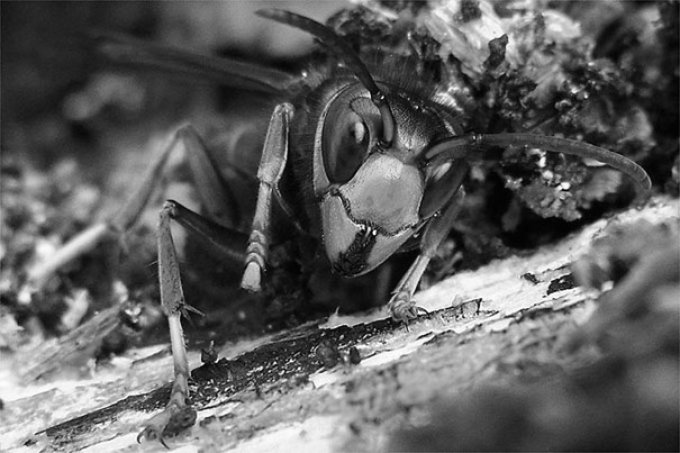
#> input picture lab02/initial data/szerszenA.png, 680 x 453 px, found by its file name; the run also reads 1 picture not shown here
$ python kontrast.py
#> lines starting #> are read from the running program, lines starting #| are printed output that depends on the picture
import numpy as np
from PIL import Image

def global_contrast(image):
    L_max = np.max(image)
    L_min = np.min(image)

    if image.dtype == np.uint8:
        g_range = 255
    else:
        g_range = L_max - L_min

    if g_range == 0:
        return 0.0

    contrast = (L_max - L_min) / g_range
    print(f'Global Contrast: {contrast:.4f}')
    return contrast

def local_contrast(image):
    M, N = image.shape

    padded_image = np.full((M+2, N+2), -1, dtype=np.int32)
    padded_image[1:M+1, 1:N+1] = image

    total_difference = 0
    for m in range(1, M+1):
        for n in range(1, N+1):
            neighborhood = padded_image[m-1:m+2, n-1:n+2]
            neighborhood = np.where(neighborhood == -1, padded_image[m, n], neighborhood)
            mean_nb = (np.sum(neighborhood) - padded_image[m, n]) / 8
            total_difference += abs(padded_image[m, n] - mean_nb)

    contrast_local = total_difference / (M * N)
    print(f'Local Contrast: {contrast_local:.4f}')
    return contrast_local

image01 = 'szerszenA.png'
image02 = 'szerszenB.png'
image03 = 'szerszenC.png'

input_image01 = Image.open(image01).convert('L')
#> input_image01 is the input picture: PIL image 680x453 L; min 0, max 255, mean 94.4
img01 = np.array(input_image01, dtype=np.uint8)
global_contrast(img01)
#> in global_contrast, `L_max = np.max(image)`: L_max = 255
#> in global_contrast, `L_min = np.min(image)`: L_min = 0
#> in global_contrast, `contrast = (L_max - L_min) / g_range`: contrast = 1
#| Global Contrast: 1.0000
local_contrast(img01)
#> in local_contrast, `padded_image[1:M+1, 1:N+1] = image`:
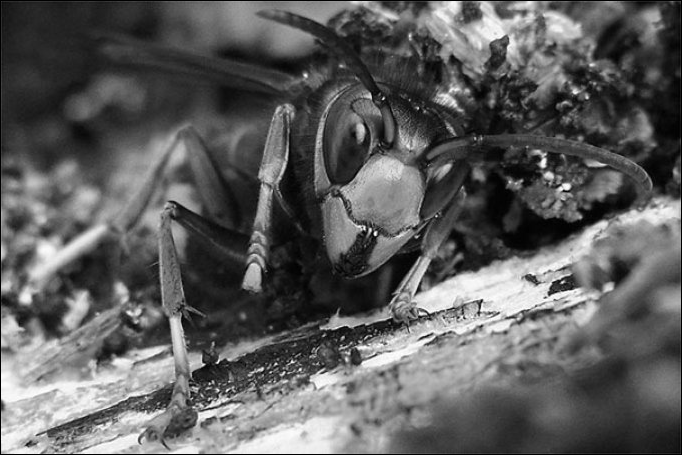
#> padded_image: shape (455, 682) int32; min -1, max 255, mean 93.7; drawn with min black and max white
#> after the loop in local_contrast, `for m in range(1, M+1):`: total_difference = 1147365.5
#> in local_contrast, `contrast_local = total_difference / (M * N)`: contrast_local = 3.72
#| Local Contrast: 3.7247

input_image02 = Image.open(image02).convert('L')
img02 = np.array(input_image02, dtype=np.uint8)
global_contrast(img02)
#| Global Contrast: 1.0000
local_contrast(img02)
#> in local_contrast (call 2), `padded_image[1:M+1, 1:N+1] = image`:
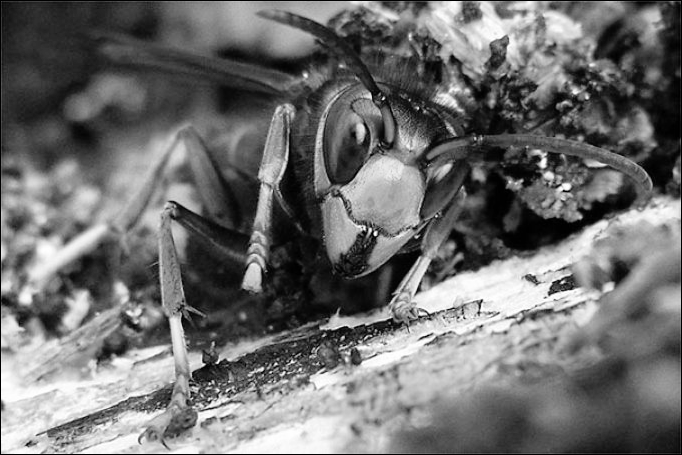
#> padded_image: shape (455, 682) int32; min -1, max 255, mean 110.6; drawn with min black and max white
#> after the loop in local_contrast (call 2), `for m in range(1, M+1):`: total_difference = 1314525
#> in local_contrast (call 2), `contrast_local = total_difference / (M * N)`: contrast_local = 4.27
#| Local Contrast: 4.2674

input_image03 = Image.open(image03).convert('L')
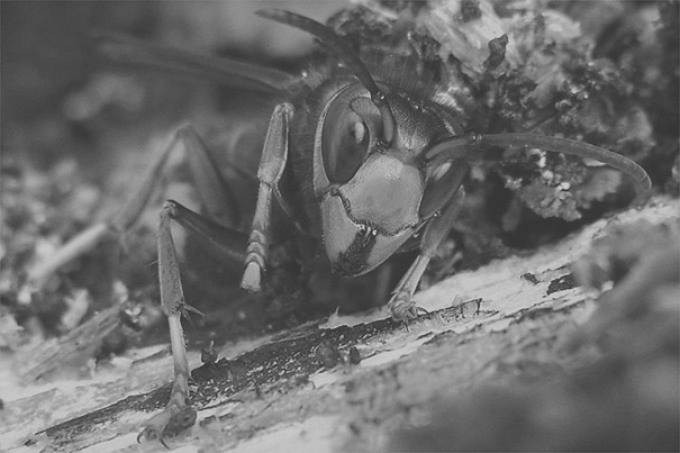
#> input picture lab02/initial data/szerszenC.png, 680 x 453 px, found by its file name
#> input_image03 is the input picture: PIL image 680x453 L; min 52, max 203, mean 108
img03 = np.array(input_image03, dtype=np.uint8)
global_contrast(img03)
#| Global Contrast: 0.5922
local_contrast(img03)
#> in local_contrast (call 3), `padded_image[1:M+1, 1:N+1] = image`:
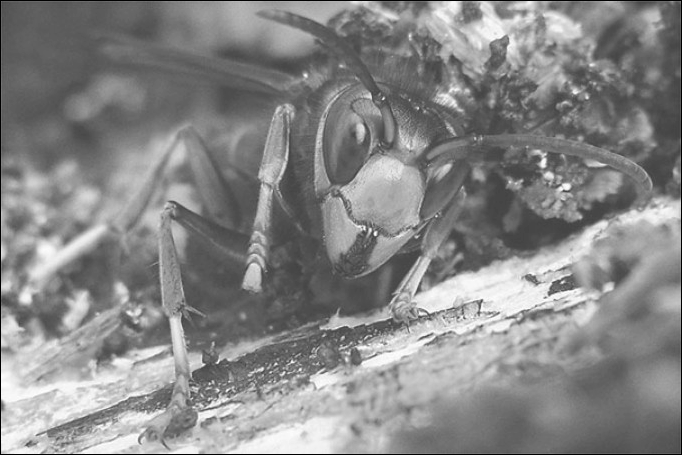
#> padded_image: shape (455, 682) int32; min -1, max 203, mean 107.2; drawn with min black and max white
#> after the loop in local_contrast (call 3), `for m in range(1, M+1):`: total_difference = 683698.8
#> in local_contrast (call 3), `contrast_local = total_difference / (M * N)`: contrast_local = 2.22
#| Local Contrast: 2.2195
